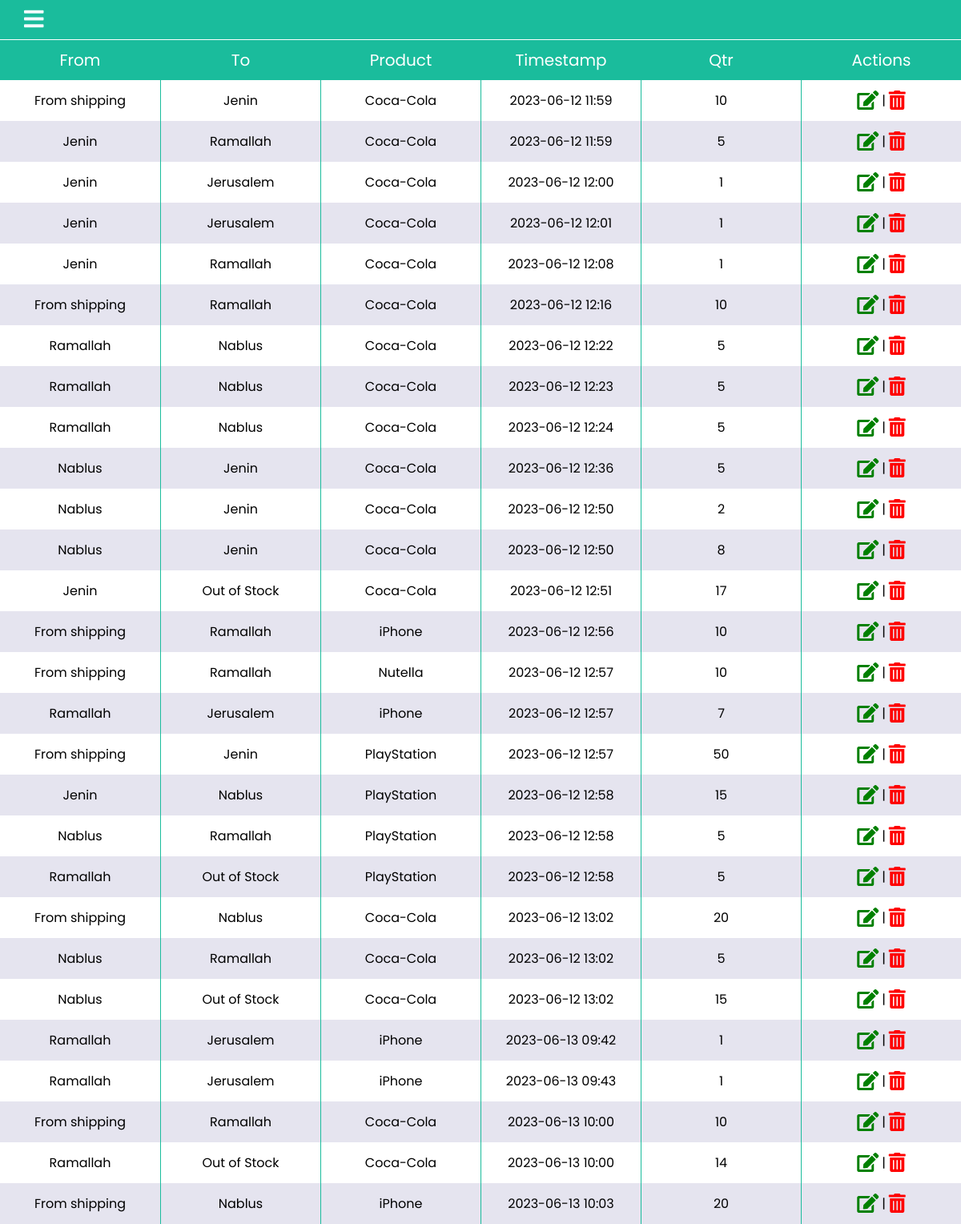
Page /product_movements on the earlier database version.
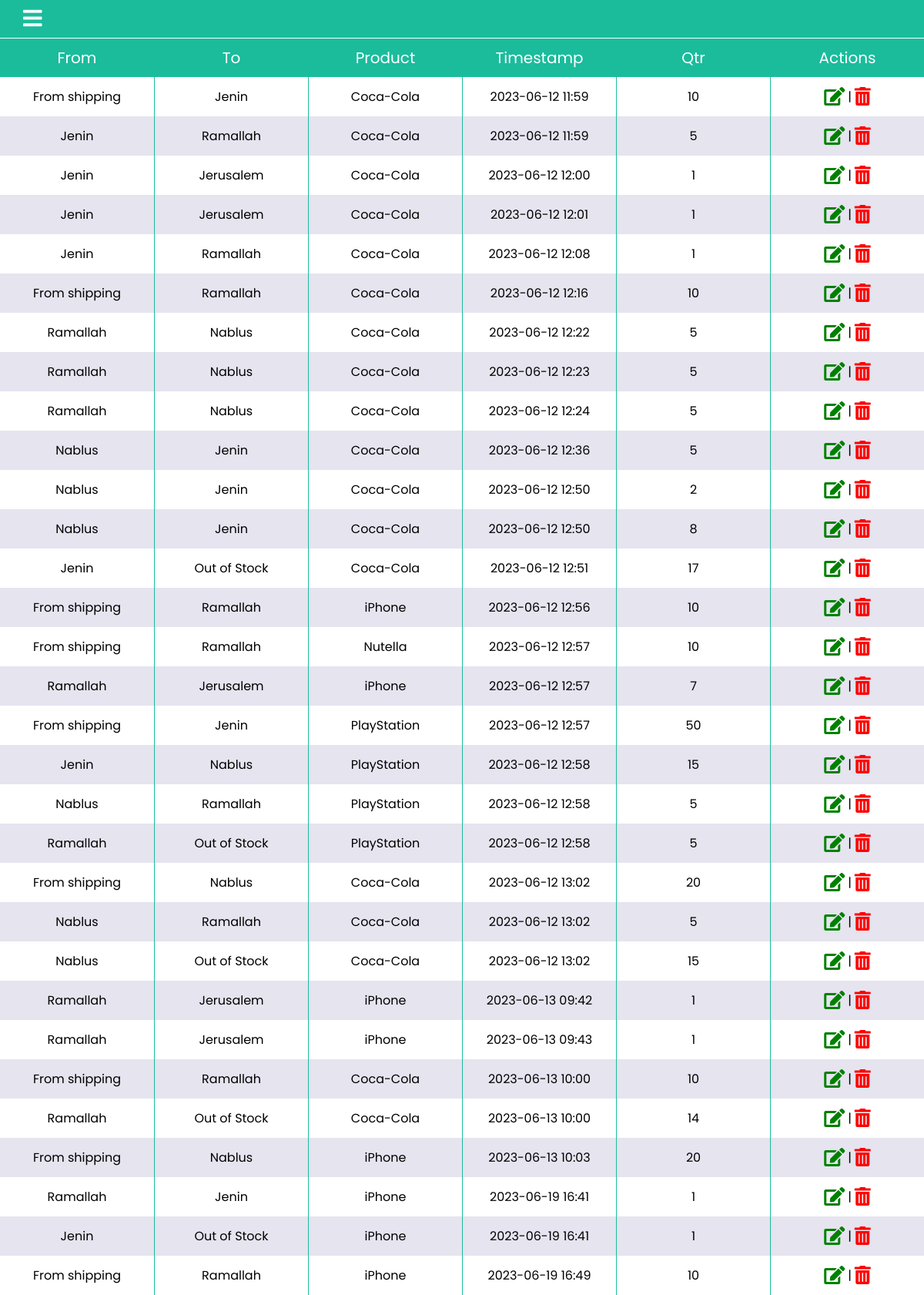
Same page on the later database version.
### src/models.py (models this page shows, shortened)
class ProductMovement(db.Model):
    movement_id = db.Column(db.Text, primary_key=True, default=lambda: str(uuid.uuid4()))
    timestamp = db.Column(db.DateTime, default=datetime.utcnow)
    from_location_id = db.Column(db.Text, db.ForeignKey('location.location_id'))
    to_location_id = db.Column(db.Text, db.ForeignKey('location.location_id'))
    qty = db.Column(db.Integer, nullable=False)
    product_id = db.Column(db.Text, db.ForeignKey('product.product_id'), nullable=False)

class Location(db.Model):
    location_id = db.Column(db.Text, primary_key=True, default=lambda: str(uuid.uuid4()))
    location_name = db.Column(db.String(50), nullable=False)
    movements_from = db.relationship('ProductMovement', foreign_keys='ProductMovement.from_location_id', backref='from_location')
    movements_to = db.relationship('ProductMovement', foreign_keys='ProductMovement.to_location_id', backref='to_location')

class Product(db.Model):
    product_id = db.Column(db.Text, primary_key=True,default=lambda: str(uuid.uuid4()))
    product_name = db.Column(db.String(50), nullable=False)
    movements = db.relationship('ProductMovement', backref='product')

### src/routes.py (the view)
@app.route('/product_movements')
def get_all_movement():
    return render_template('/product_movement/product_movements.html', movements=ProductMovementManager.get_all_product_movement())

### src/business_logic/product_movement/product_movement_manager.py (called while the page is built)
    def get_all_product_movement():
        return ProductMovement.query.all()

### src/templates/product_movement/product_movements.html (shortened to what this page needs)
{% extends 'base.html' %} {% include 'nav.html' %} {% block body %}
<div class="table-grid">
  <div class="table-row-pv table-title">
    <div>From</div>
    <div>To</div>
    <div>Product</div>
    <div>Timestamp</div>
    <div>Qtr</div>
    <div>Actions</div>
  </div>
</div>
<div class="table-grid">
  {% for movement in movements %}
  <div class="table-row-pv">
    {% if movement.from_location.location_name %}
    <div>{{movement.from_location.location_name}}</div>
    {% else %}
    <div>From shipping</div>
    {% endif %} {% if movement.to_location.location_name %}
    <div>{{movement.to_location.location_name}}</div>
    {% else %}
    <div>Out of Stock</div>
    {% endif %}
    <div>{{movement.product.product_name}}</div>
    <div>{{movement.timestamp.strftime('%Y-%m-%d %H:%M')}}</div>
    <div>{{movement.qty}}</div>
    <div>
      <span style="font-size: 24px; color: green; padding-right: 4px">
        <a href="/product_movement/edit/{{movement.movement_id}}">
          <i class="fas fa-edit"></i
        ></a>
      </span>
      |
      <span style="font-size: 24px; color: red; padding-left: 4px">
        <a href="/product_movement/delete/{{movement.movement_id}}">
          <i class="fas fa-trash-alt"></i></a
      ></span>
    </div>
  </div>
  {% endfor %}
</div>
{% endblock %}

Differences in the rows shown:
added ProductMovement: from_location.location_name "Ramallah", to_location.location_name "Jenin", product.product_name "iPhone", timestamp "2023-06-19 16:41", qty "1"
added ProductMovement: from_location.location_name "Jenin", shows "Out of Stock", product.product_name "iPhone", timestamp "2023-06-19 16:41", qty "1"
added ProductMovement: shows "From shipping", to_location.location_name "Ramallah", product.product_name "iPhone", timestamp "2023-06-19 16:49", qty "10"
